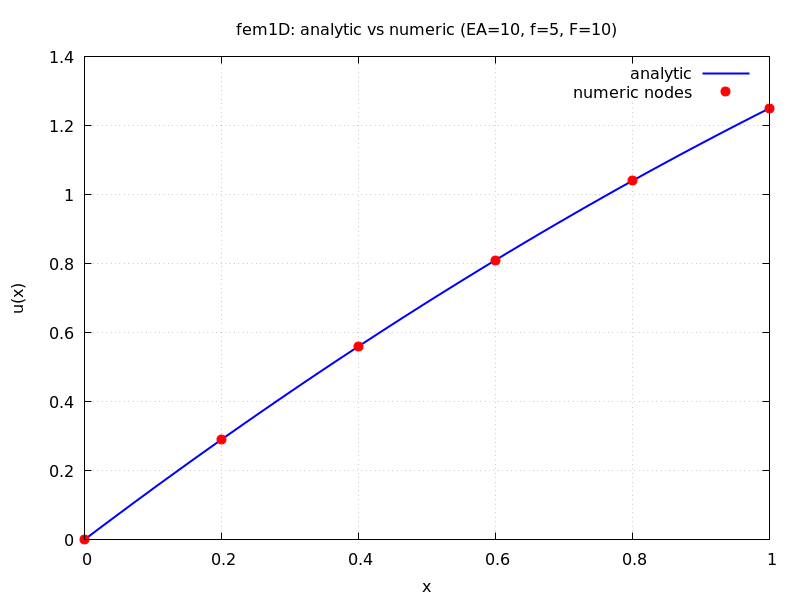

Generate this figure with gnuplot:
# fem1D_compare.gp - plot analytic and numeric FEM nodal values
set terminal pngcairo size 800,600 enhanced font 'Sans,12'
set output 'fem1D_compare.png'
set title 'fem1D: analytic vs numeric (EA=10, f=5, F=10)'
set xlabel 'x'
set ylabel 'u(x)'
set grid
set xrange [0:1]
set yrange [0:*]

# analytic function: u(x) = 1.5*x - 0.25*x^2
u(x) = 1.5*x - 0.25*x**2

# data file (two columns: x u)
datafile = 'fem1D_data.txt'

plot u(x) with lines lw 2 lc rgb 'blue' title 'analytic', \
     datafile using 1:2 with points pt 7 ps 1.5 lc rgb 'red' title 'numeric nodes'

unset output
